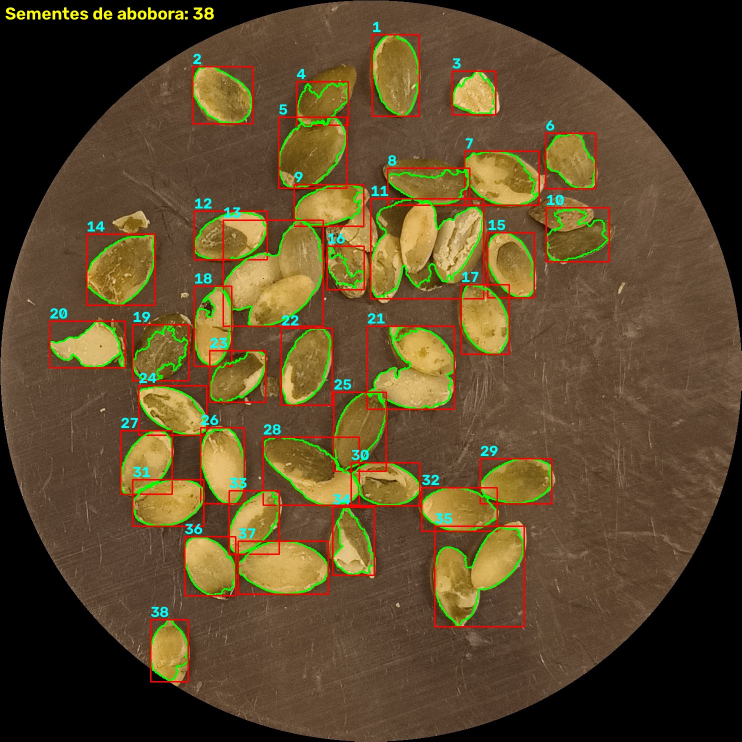
#> input picture resultados/test/anotadas/pumpkin_0005.jpg, 1483 x 1483 px (shown at 1/2 size)
$ python -i inspecao_sementes.py   (imports and definitions only)
#> lines starting #> are read from the running program, lines starting #| are printed output that depends on the picture; after the words box and inside, x2 and y2 are one past the last pixel; in counts of white or black regions, pixels touching at a corner belong together
from collections import deque
from pathlib import Path
import argparse
import csv
import time
import cv2
import numpy as np

PASTA_BASE = Path(__file__).resolve().parent

PARAMETROS = {
    "lado_trabalho": 1000,
    "kernel_suavizacao": (5, 5),
    "matiz_min": 18,
    "matiz_max": 40,
    "saturacao_min": 60,
    "valor_min": 60,
    "limiar_cinza_fundo": 20,
    "kernel_morfologia": 5,
    "preencher_buracos": False,
    "fracao_distancia": 0.6,
    "referencia_nucleo": "componente",
    "area_min_fracao_mediana": 0.25,
    "area_min_absoluta": 40,
}

CAMPOS_MEDICOES = [
    "imagem", "id", "x", "y", "largura", "altura", "area_px",
    "razao_aspecto", "comprimento_eixo", "largura_eixo", "alongamento",
    "centro_x", "centro_y",
]


def rotular_componentes(binaria, conectividade=8):
    if conectividade == 4:
        passos = [(-1, 0), (1, 0), (0, -1), (0, 1)]
    elif conectividade == 8:
        passos = [(-1, -1), (-1, 0), (-1, 1), (0, -1),
                  (0, 1), (1, -1), (1, 0), (1, 1)]
    else:
        raise ValueError("A conectividade deve ser 4 ou 8.")

    altura, largura = binaria.shape
    largura_borda = largura + 2
    deslocamentos = [dy * largura_borda + dx for dy, dx in passos]

    frente = np.pad(binaria > 0, 1)
    pendentes = frente.ravel().tolist()
    rotulos = [0] * len(pendentes)
    total = 0

    for inicio in np.flatnonzero(frente).tolist():
        if not pendentes[inicio]:
            continue
        total += 1
        pendentes[inicio] = False
        rotulos[inicio] = total
        fila = deque([inicio])
        while fila:
            atual = fila.popleft()
            for deslocamento in deslocamentos:
                vizinho = atual + deslocamento
                if pendentes[vizinho]:
                    pendentes[vizinho] = False
                    rotulos[vizinho] = total
                    fila.append(vizinho)

    matriz = np.array(rotulos, dtype=np.int32).reshape(altura + 2, largura_borda)
    return total, matriz[1:-1, 1:-1]


def redimensionar(imagem, lado):
    escala = lado / max(imagem.shape[:2])
    if escala >= 1:
        return imagem.copy(), 1.0
    reduzida = cv2.resize(imagem, None, fx=escala, fy=escala,
                          interpolation=cv2.INTER_AREA)
    return reduzida, escala


# [5 lines left out: function preencher_buracos, not called in this run]


def segmentar(imagem, metodo, p):
    suave = cv2.GaussianBlur(imagem, p["kernel_suavizacao"], 0)

    if metodo == "cinza":
        cinza = cv2.cvtColor(suave, cv2.COLOR_BGR2GRAY)
        validos = cinza[cinza > p["limiar_cinza_fundo"]].reshape(-1, 1)
        limiar, _ = cv2.threshold(validos, 0, 255,
                                  cv2.THRESH_BINARY + cv2.THRESH_OTSU)
        _, mascara = cv2.threshold(cinza, limiar, 255, cv2.THRESH_BINARY)
    elif metodo == "matiz":
        hsv = cv2.cvtColor(suave, cv2.COLOR_BGR2HSV)
        mascara = cv2.inRange(
            hsv,
            (p["matiz_min"], p["saturacao_min"], p["valor_min"]),
            (p["matiz_max"], 255, 255),
        )
    else:
        raise ValueError("Segmentação deve ser 'cinza' ou 'matiz'.")

    tamanho = p["kernel_morfologia"]
    kernel = cv2.getStructuringElement(cv2.MORPH_ELLIPSE, (tamanho, tamanho))
    mascara = cv2.morphologyEx(mascara, cv2.MORPH_OPEN, kernel)
    mascara = cv2.morphologyEx(mascara, cv2.MORPH_CLOSE, kernel)
    if p["preencher_buracos"]:
        mascara = preencher_buracos(mascara)
    return mascara


def separar_sementes(imagem, mascara, conectividade, p):
    total, rotulos = rotular_componentes(mascara, conectividade)
    distancia = cv2.distanceTransform(mascara, cv2.DIST_L2, 5)

    maximo = np.zeros(total + 1, dtype=np.float32)
    frente = rotulos > 0
    np.maximum.at(maximo, rotulos[frente], distancia[frente])
    if p["referencia_nucleo"] == "componente":
        referencia = maximo[rotulos]
    elif p["referencia_nucleo"] == "raio_tipico":
        referencia = np.median(maximo[1:]) if total else 0.0
    else:
        raise ValueError("referencia_nucleo deve ser 'componente' ou 'raio_tipico'.")
    nucleos = (distancia > p["fracao_distancia"] * referencia).astype(np.uint8)

    total_nucleos, marcadores = rotular_componentes(nucleos, conectividade)
    marcadores = marcadores + 1
    marcadores[(mascara > 0) & (nucleos == 0)] = 0
    marcadores = cv2.watershed(imagem, marcadores)
    rotulos = np.where(marcadores > 1, marcadores - 1, 0).astype(np.int32)
    return total_nucleos, rotulos


def medir_regioes(rotulos, total, escala, p):
    ys, xs = np.nonzero(rotulos)
    ids = rotulos[ys, xs]
    area = np.bincount(ids, minlength=total + 1)
    x_min = np.full(total + 1, rotulos.shape[1])
    y_min = np.full(total + 1, rotulos.shape[0])
    x_max = np.zeros(total + 1, dtype=np.int64)
    y_max = np.zeros(total + 1, dtype=np.int64)
    np.minimum.at(x_min, ids, xs)
    np.minimum.at(y_min, ids, ys)
    np.maximum.at(x_max, ids, xs)
    np.maximum.at(y_max, ids, ys)

    areas = area[1:]
    candidatas = areas[areas >= p["area_min_absoluta"]]
    if len(candidatas) == 0:
        return []
    area_minima = max(p["area_min_absoluta"],
                      p["area_min_fracao_mediana"] * np.median(candidatas))

    objetos = []
    for rotulo in range(1, total + 1):
        if area[rotulo] < area_minima:
            continue
        x0, y0 = int(x_min[rotulo]), int(y_min[rotulo])
        x1, y1 = int(x_max[rotulo]) + 1, int(y_max[rotulo]) + 1
        recorte = (rotulos[y0:y1, x0:x1] == rotulo).astype(np.uint8)
        contornos, _ = cv2.findContours(recorte, cv2.RETR_EXTERNAL,
                                        cv2.CHAIN_APPROX_SIMPLE)
        contorno = max(contornos, key=cv2.contourArea) + (x0, y0)
        (cx, cy), (lado_a, lado_b), _ = cv2.minAreaRect(contorno)
        comprimento, largura_eixo = max(lado_a, lado_b), min(lado_a, lado_b)
        largura, altura = (x1 - x0) / escala, (y1 - y0) / escala
        objetos.append({
            "x": x0 / escala,
            "y": y0 / escala,
            "largura": largura,
            "altura": altura,
            "area_px": area[rotulo] / escala ** 2,
            "razao_aspecto": largura / altura,
            "comprimento_eixo": comprimento / escala,
            "largura_eixo": largura_eixo / escala,
            "alongamento": comprimento / largura_eixo if largura_eixo > 0 else 0.0,
            "centro_x": cx / escala,
            "centro_y": cy / escala,
            "contorno": (contorno / escala).astype(np.int32),
        })
    return objetos


def processar_imagem(imagem, segmentacao="matiz", conectividade=8,
                     separacao=True, p=PARAMETROS):
    inicio = time.perf_counter()
    reduzida, escala = redimensionar(imagem, p["lado_trabalho"])
    mascara = segmentar(reduzida, segmentacao, p)
    fim_segmentacao = time.perf_counter()

    if separacao:
        total, rotulos = separar_sementes(reduzida, mascara, conectividade, p)
    else:
        total, rotulos = rotular_componentes(mascara, conectividade)
    fim_rotulagem = time.perf_counter()

    objetos = medir_regioes(rotulos, total, escala, p)
    fim = time.perf_counter()

    for indice, objeto in enumerate(objetos, start=1):
        objeto["id"] = indice

    return {
        "objetos": objetos,
        "mascara": mascara,
        "componentes": total,
        "tempo_segmentacao_ms": (fim_segmentacao - inicio) * 1000,
        "tempo_rotulagem_ms": (fim_rotulagem - fim_segmentacao) * 1000,
        "tempo_medicao_ms": (fim - fim_rotulagem) * 1000,
        "tempo_total_ms": (fim - inicio) * 1000,
    }


# [15 lines left out: function desenhar, not called in this run]


def salvar(caminho, imagem):
    if not cv2.imwrite(str(caminho), imagem):
        raise OSError(f"Falha ao salvar: {caminho}")


def listar_imagens(pasta):
    return sorted(c for c in Path(pasta).iterdir()
                  if c.suffix.lower() in (".jpg", ".jpeg", ".png"))


# [68 lines left out: function main, not called in this run]


# [2 lines not run here, left out]

>>> import cv2
>>> picture = cv2.imread('resultados/test/anotadas/pumpkin_0005.jpg')
#> picture is the input picture: shape (1483, 1483, 3); mean B, G, R 41.9, 72.3, 90.8
>>> result = processar_imagem(picture)
#> in processar_imagem, `reduzida, escala = redimensionar(imagem, p["lado_trabalho"])`: escala = 0.674
#> in segmentar, `hsv = cv2.cvtColor(suave, cv2.COLOR_BGR2HSV)`: hsv: shape (1000, 1000, 3); mean H, S, V 15.5, 113.4, 95.6
#> in segmentar, `mascara = cv2.inRange( hsv, (p["matiz_min"], p["saturacao_min"], p["va..`:
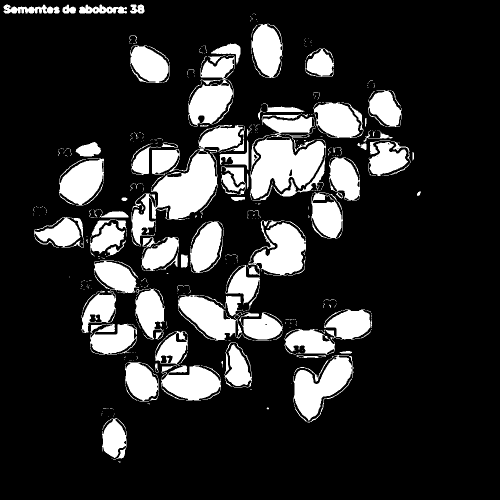
#> mascara: shape (1000, 1000) (shown at 1/2 size); 17.6% white; 562 white regions (423 under 20 px), largest, box (x1, y1, x2, y2) and area: (263, 250, 487, 493) 15824, (500, 228, 652, 401) 14070, (587, 710, 707, 842) 7618
#> in segmentar, `tamanho = p["kernel_morfologia"]`: tamanho = 5
#> in segmentar, `kernel = cv2.getStructuringElement(cv2.MORPH_ELLIPSE, (tamanho, tamanh..`: kernel = [[0, 0, 1, 0, 0], [1, 1, 1, 1, 1], [1, 1, 1, 1, 1], [1, 1, 1, 1, 1], [0, 0, 1, 0, 0]]
#> in segmentar, `mascara = cv2.morphologyEx(mascara, cv2.MORPH_OPEN, kernel)`: mascara: shape (1000, 1000); 16.1% white; 111 white regions (4 under 20 px), largest, box (x1, y1, x2, y2) and area: (501, 279, 651, 398) 11196, (306, 307, 434, 439) 9862, (588, 712, 704, 840) 7479
#> in segmentar, `mascara = cv2.morphologyEx(mascara, cv2.MORPH_CLOSE, kernel)`: mascara: shape (1000, 1000); 16.2% white; 85 white regions (2 under 20 px), largest, box (x1, y1, x2, y2) and area: (501, 279, 651, 398) 12412, (306, 307, 434, 439) 9867, (588, 712, 704, 840) 7568
#> in rotular_componentes, `frente = np.pad(binaria > 0, 1)`: frente: shape (1002, 1002) bool; 16.1% white; 85 white regions (2 under 20 px), largest, box (x1, y1, x2, y2) and area: (502, 280, 652, 399) 12412, (307, 308, 435, 440) 9867, (589, 713, 705, 841) 7568
#> in rotular_componentes, `pendentes = frente.ravel().tolist()`: pendentes = 1004004 items
#> the loop in rotular_componentes, `for inicio in np.flatnonzero(frente).tolist():` made 161924 passes
#> inicio on passes 1 to 3: 10033, 10034, 10035
#> after the loop in rotular_componentes, `for inicio in np.flatnonzero(frente).tolist():`: total = 85
#> in rotular_componentes, `matriz = np.array(rotulos, dtype=np.int32).reshape(altura + 2, largura..`: matriz: shape (1002, 1002) int32; 86 distinct labels, from 0 to 85
#> in separar_sementes, `total, rotulos = rotular_componentes(mascara, conectividade)`:
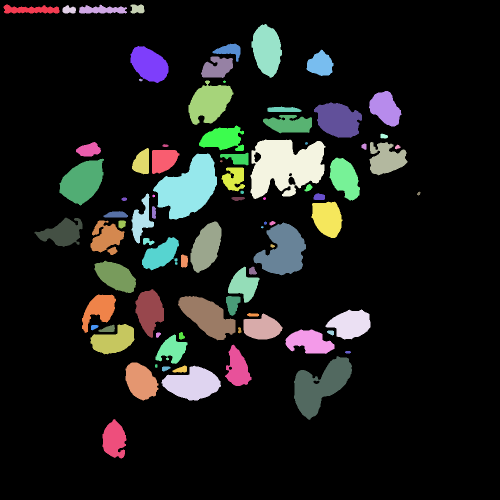
#> rotulos: shape (1000, 1000) int32 (shown at 1/2 size); 86 distinct labels, from 0 to 85; one colour per label, 0 black
#> in separar_sementes, `nucleos = (distancia > p["fracao_distancia"] * referencia).astype(np.u..`: nucleos: shape (1000, 1000); values 0 (black) and 1 (white), 3.3% white; 89 white regions (14 under 20 px), largest, box (x1, y1, x2, y2) and area: (337, 330, 410, 411) 2053, (544, 465, 592, 532) 1408, (140, 341, 186, 388) 1211
#> call 2 of rotular_componentes, with conectividade = 8
#> in rotular_componentes (call 2), `frente = np.pad(binaria > 0, 1)`: frente: shape (1002, 1002) bool; 3.3% white; 89 white regions (14 under 20 px), largest, box (x1, y1, x2, y2) and area: (338, 331, 411, 412) 2053, (545, 466, 593, 533) 1408, (141, 342, 187, 389) 1211
#> the loop in rotular_componentes (call 2), `for inicio in np.flatnonzero(frente).tolist():` made 32743 passes
#> inicio on passes 1 to 3: 14042, 14043, 14297
#> after the loop in rotular_componentes (call 2), `for inicio in np.flatnonzero(frente).tolist():`: total = 89
#> in rotular_componentes (call 2), `matriz = np.array(rotulos, dtype=np.int32).reshape(altura + 2, largura..`:
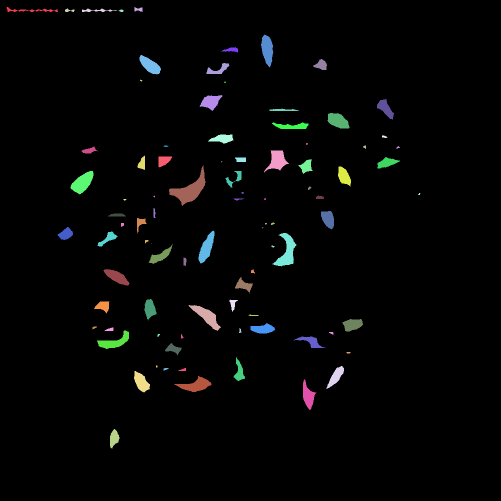
#> matriz: shape (1002, 1002) int32 (shown at 1/2 size); 90 distinct labels, from 0 to 89; one colour per label, 0 black
#> in separar_sementes, `total_nucleos, marcadores = rotular_componentes(nucleos, conectividade)`: marcadores: shape (1000, 1000) int32; 90 distinct labels, from 0 to 89
#> in separar_sementes, `marcadores = marcadores + 1`:
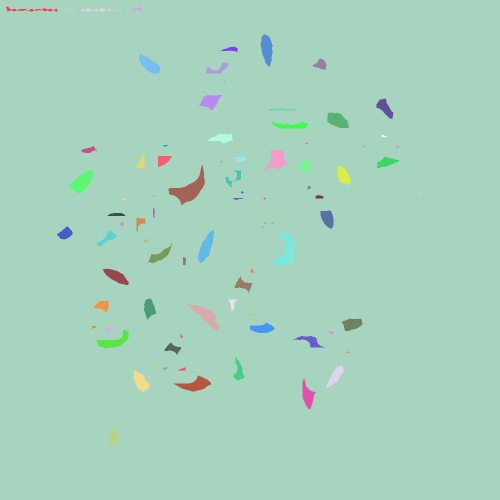
#> marcadores: shape (1000, 1000) int32 (shown at 1/2 size); 90 distinct labels, from 1 to 90; one colour per label, 0 black
#> in separar_sementes, `marcadores = cv2.watershed(imagem, marcadores)`:
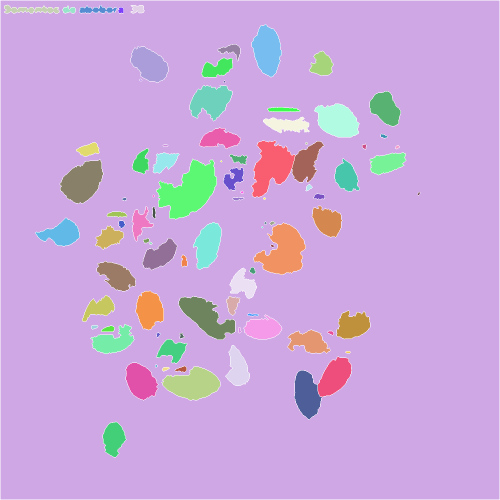
#> marcadores: shape (1000, 1000) int32 (shown at 1/2 size); 91 distinct labels, from -1 to 90; one colour per label, 0 black, -1 white
#> in separar_sementes, `rotulos = np.where(marcadores > 1, marcadores - 1, 0).astype(np.int32)`:
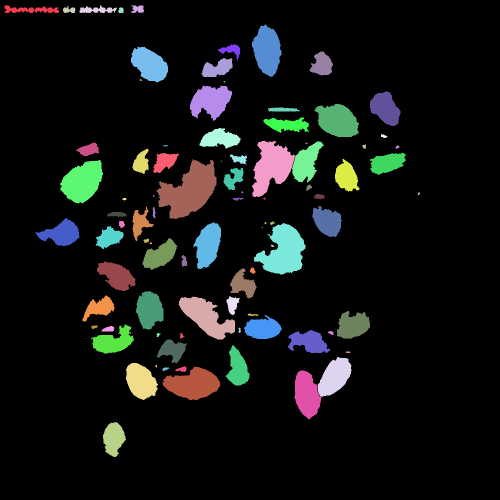
#> rotulos: shape (1000, 1000) int32 (shown at 1/2 size); 90 distinct labels, from 0 to 89; one colour per label, 0 black
#> in medir_regioes, `area = np.bincount(ids, minlength=total + 1)`: area = 90 values, max 8087 at index 32, min 0 at index 0, mean 1417.5
#> in medir_regioes, `x_min = np.full(total + 1, rotulos.shape[1])`: x_min = 90 values from 1000 to 1000
#> in medir_regioes, `areas = area[1:]`: areas = 89 values, max 8087 at index 31, min 5 at index 30, mean 1433.5
#> in medir_regioes, `candidatas = areas[areas >= p["area_min_absoluta"]]`: candidatas = 71 values, max 8087 at index 25, min 40 at index 59, mean 1792.6
#> in medir_regioes, `area_minima = max(p["area_min_absoluta"], p["area_min_fracao_mediana"]..`: area_minima = 371.8
#> the loop in medir_regioes, `for rotulo in range(1, total + 1):` made 89 passes
#> (x0, y0, cx, cy, lado_a, lado_b, comprimento, largura_eixo) on passes 1, 6, 8, 9, 10, 13, 14, 16, 17, 18, 25, 27: (9, 10, 63, 17.5, 15, 108, 108, 15), (504, 49, 535.1, 101.1, 55.51, 103.6, 103.6, 55.51), (262, 93, 297, 129.5, 54.2, 82.36, 82.36, 54.2), (619, 102, 645.3, 126.6, 46.49, 44.59, 46.49, 44.59), (403, 116, 434.3, 135.8, 66.12, 32.57, 66.12, 32.57), (380, 171, 419.8, 202.4, 83.18, 67.98, 83.18, 67.98), (739, 183, 769.5, 219.9, 51.94, 72.91, 72.91, 51.94), (629, 208, 673, 240.5, 65, 88, 88, 65), (527, 234, 572.2, 249.8, 89.85, 29.52, 89.85, 29.52), (399, 256, 440, 275.6, 39.16, 80.34, 80.34, 39.16), (504, 281, 545.8, 340, 115.9, 77.39, 115.9, 77.39), (306, 306, 331.3, 326, 39.78, 49.96, 49.96, 39.78)
#> (x0, y0, contornos, cx, cy, lado_a, lado_b, comprimento) on passes 4, 7, 15, 24, 26, 29: (159, 11, 1 contour; box (x1, y1, x2, y2) and area: (0, 0, 75, 15) 562, 196, 18, 14, 74, 74), (436, 89, 1 contour; box (x1, y1, x2, y2) and area: (0, 0, 44, 33) 526, 460.6, 99.16, 27.25, 44.66, 44.66), (536, 215, 1 contour; box (x1, y1, x2, y2) and area: (0, 0, 64, 8) 344, 567.5, 218.5, 7, 63, 63), (153, 285, 1 contour; box (x1, y1, x2, y2) and area: (0, 0, 45, 27) 696, 175.9, 301, 43.16, 22.85, 43.16), (265, 297, 1 contour; box (x1, y1, x2, y2) and area: (0, 0, 32, 51) 966, 280.5, 322, 50, 31, 50), (460, 309, 1 contour; box (x1, y1, x2, y2) and area: (0, 0, 34, 20) 344, 476.1, 317.9, 17.21, 33.63, 33.63)
#> after the loop in medir_regioes, `for rotulo in range(1, total + 1):`:
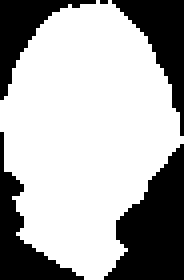
#> recorte: shape (70, 46) (shown 4 times larger); values 0 (black) and 1 (white), 67.3% white; 5 black regions (1 under 20 px), largest, box (x1, y1, x2, y2) and area: (26, 36, 46, 70) 408, (28, 0, 46, 34) 231, (0, 33, 21, 70) 224, (0, 0, 24, 25) 187
#> after the loop in medir_regioes, `for rotulo in range(1, total + 1):`: objetos = 48 items
#> the loop in processar_imagem, `for indice, objeto in enumerate(objetos, start=1):` made 48 passes
#> result = 7 items
